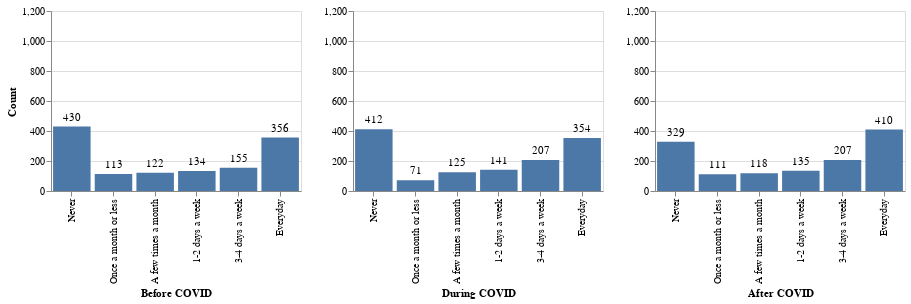

The notebook cell this image was saved under:
### Code cell
Walking_0 = alt.Chart(Walking_before).mark_bar().encode(
    x = alt.X('Walking before COVID:O', 
        sort=['Never', 'Once a month or less', 'A few times a month', '1-2 days a week', '3-4 days a week', 'Everyday'],
        axis=alt.Axis(title='Before COVID')),
    y = alt.Y('count:Q',
        axis=alt.Axis(title='Count'),
        scale = alt.Scale(domain=[0,1200]))
).properties(width=250, height = 180)

text_0 = Walking_0.mark_text(
    align='center',
    baseline='top',
    dy=-15
).encode(
    text='count:Q'
)

Walking_1 = alt.Chart(Walking_during).mark_bar().encode(
    x = alt.X('Walking during COVID:O', sort=['Never', 'Once a month or less', 'A few times a month', '1-2 days a week', '3-4 days a week', 'Everyday'],
        axis=alt.Axis(title='During COVID')),
    y = alt.Y('count:Q',
        axis=alt.Axis(title=''),
        scale = alt.Scale(domain=[0,1200]))
).properties(width=250, height = 180)

text_1 = Walking_1.mark_text(
    align='center',
    baseline='top',
    dy=-15
).encode(
    text='count:Q'
)

Walking_2 = alt.Chart(Walking_after).mark_bar().encode(
    x = alt.X('Walking after COVID:O', sort=['Never', 'Once a month or less', 'A few times a month', '1-2 days a week', '3-4 days a week', 'Everyday'],
        axis=alt.Axis(title='After COVID')),
    y = alt.Y('count:Q',
        axis=alt.Axis(title=''),
        scale = alt.Scale(domain=[0,1200]))
).properties(width=250, height = 180)

text_2 = Walking_2.mark_text(
    align='center',
    baseline='top',
    dy=-15
).encode(
    text='count:Q'
)

Walking_0 + text_0 | Walking_1 + text_1 | Walking_2 + text_2

### Figure 1 — Vega-Lite specification as saved in the notebook (floating-point values rounded to 4 significant figures)
{"config": {"view": {"continuousWidth": 400, "continuousHeight": 300}}, "hconcat": [{"layer": [{"mark": "bar", "encoding": {"x": {"type": "ordinal", "axis": {"title": "Before COVID"}, "field": "Walking before COVID", "sort": ["Never", "Once a month or less", "A few times a month", "1-2 days a week", "3-4 days a week", "Everyday"]}, "y": {"type": "quantitative", "axis": {"title": "Count"}, "field": "count", "scale": {"domain": [0, 1200]}}}, "height": 180, "width": 250}, {"mark": {"type": "text", "align": "center", "baseline": "top", "dy": -15}, "encoding": {"text": {"type": "quantitative", "field": "count"}, "x": {"type": "ordinal", "axis": {"title": "Before COVID"}, "field": "Walking before COVID", "sort": ["Never", "Once a month or less", "A few times a month", "1-2 days a week", "3-4 days a week", "Everyday"]}, "y": {"type": "quantitative", "axis": {"title": "Count"}, "field": "count", "scale": {"domain": [0, 1200]}}}, "height": 180, "width": 250}], "data": {"name": "data-d7c552f477424317f1cef53579ca1b72"}}, {"layer": [{"mark": "bar", "encoding": {"x": {"type": "ordinal", "axis": {"title": "During COVID"}, "field": "Walking during COVID", "sort": ["Never", "Once a month or less", "A few times a month", "1-2 days a week", "3-4 days a week", "Everyday"]}, "y": {"type": "quantitative", "axis": {"title": ""}, "field": "count", "scale": {"domain": [0, 1200]}}}, "height": 180, "width": 250}, {"mark": {"type": "text", "align": "center", "baseline": "top", "dy": -15}, "encoding": {"text": {"type": "quantitative", "field": "count"}, "x": {"type": "ordinal", "axis": {"title": "During COVID"}, "field": "Walking during COVID", "sort": ["Never", "Once a month or less", "A few times a month", "1-2 days a week", "3-4 days a week", "Everyday"]}, "y": {"type": "quantitative", "axis": {"title": ""}, "field": "count", "scale": {"domain": [0, 1200]}}}, "height": 180, "width": 250}], "data": {"name": "data-846247b56518dbb5547b6490218b8a1d"}}, {"layer": [{"mark": "bar", "encoding": {"x": {"type": "ordinal", "axis": {"title": "After COVID"}, "field": "Walking after COVID", "sort": ["Never", "Once a month or less", "A few times a month", "1-2 days a week", "3-4 days a week", "Everyday"]}, "y": {"type": "quantitative", "axis": {"title": ""}, "field": "count", "scale": {"domain": [0, 1200]}}}, "height": 180, "width": 250}, {"mark": {"type": "text", "align": "center", "baseline": "top", "dy": -15}, "encoding": {"text": {"type": "quantitative", "field": "count"}, "x": {"type": "ordinal", "axis": {"title": "After COVID"}, "field": "Walking after COVID", "sort": ["Never", "Once a month or less", "A few times a month", "1-2 days a week", "3-4 days a week", "Everyday"]}, "y": {"type": "quantitative", "axis": {"title": ""}, "field": "count", "scale": {"domain": [0, 1200]}}}, "height": 180, "width": 250}], "data": {"name": "data-01ae94b36720292709ee8f0e85aac7a2"}}], "$schema": "https://vega.github.io/schema/vega-lite/v4.0.2.json", "datasets": {"data-d7c552f477424317f1cef53579ca1b72": [{"Walking before COVID": "1-2 days a week", "count": 134}, {"Walking before COVID": "3-4 days a week", "count": 155}, {"Walking before COVID": "A few times a month", "count": 122}, {"Walking before COVID": "Everyday", "count": 356}, {"Walking before COVID": "Never", "count": 430}, {"Walking before COVID": "Once a month or less", "count": 113}], "data-846247b56518dbb5547b6490218b8a1d": [{"Walking during COVID": "1-2 days a week", "count": 141}, {"Walking during COVID": "3-4 days a week", "count": 207}, {"Walking during COVID": "A few times a month", "count": 125}, {"Walking during COVID": "Everyday", "count": 354}, {"Walking during COVID": "Never", "count": 412}, {"Walking during COVID": "Once a month or less", "count": 71}], "data-01ae94b36720292709ee8f0e85aac7a2": [{"Walking after COVID": "1-2 days a week", "count": 135}, {"Walking after COVID": "3-4 days a week", "count": 207}, {"Walking after COVID": "A few times a month", "count": 118}, {"Walking after COVID": "Everyday", "count": 410}, {"Walking after COVID": "Never", "count": 329}, {"Walking after COVID": "Once a month or less", "count": 111}]}}
